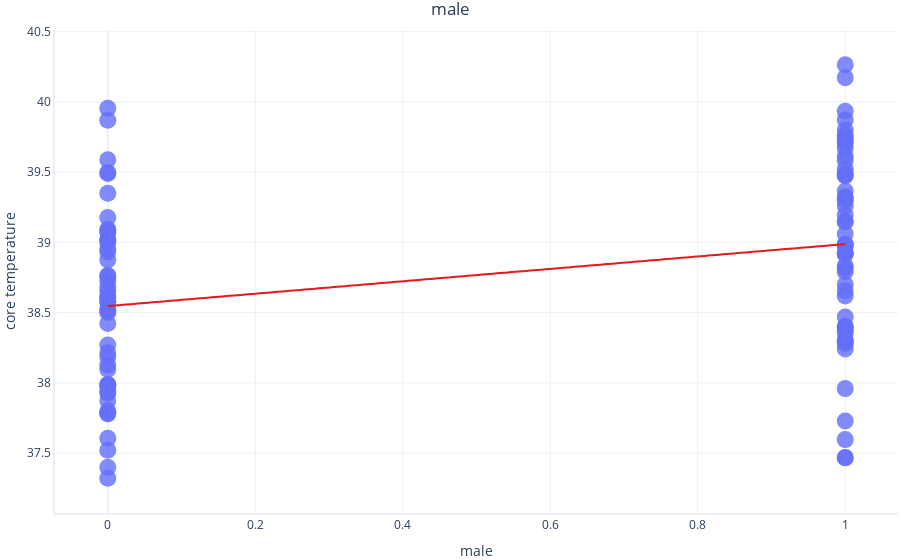
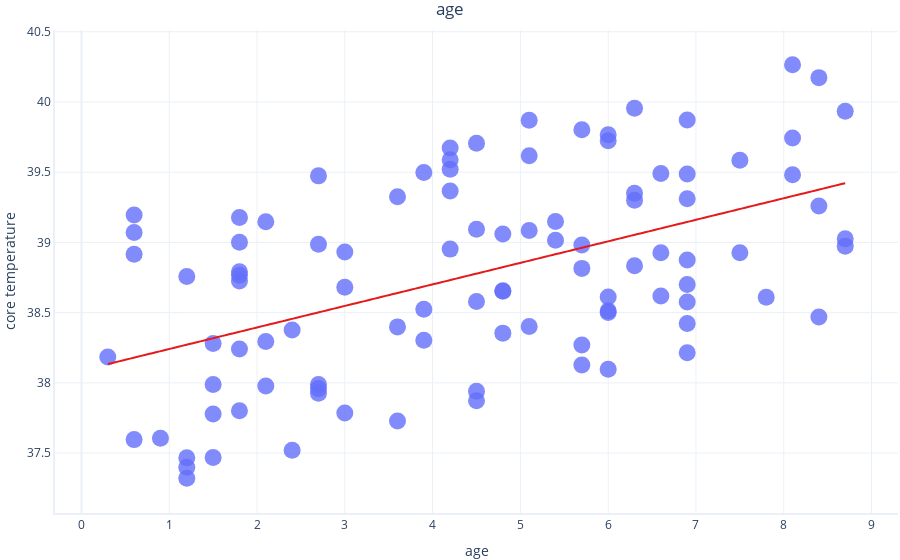
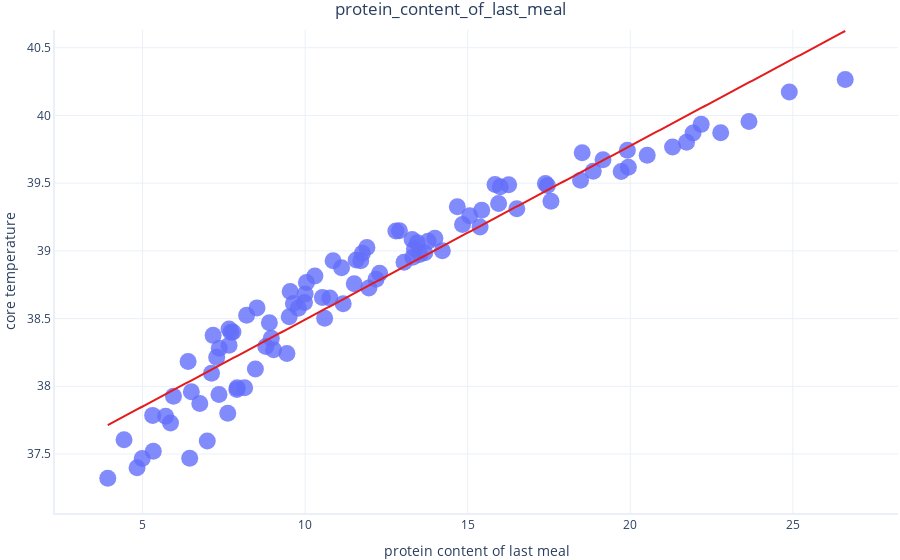
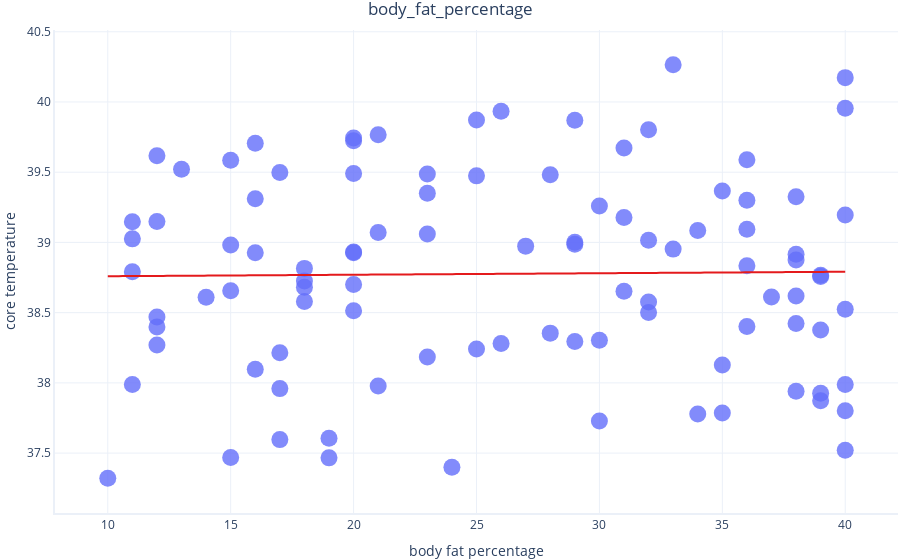

Write notebook code for charts like these, in order.
### Code cell
import statsmodels.formula.api as smf
import graphing

for feature in ["male", "age", "protein_content_of_last_meal", "body_fat_percentage"]:
    # Perform linear regression. This method takes care of
    # the entire fitting procedure for us.
    formula = "core_temperature ~ " + feature
    simple_model = smf.ols(formula = formula, data = dataset).fit()
    
    print(feature)
    print("R-sqaure:", simple_model.rsquared)
    
    graphing.scatter_2D(dataset, label_x=feature,
                                 label_y="core_temperature",
                                 title = feature,
                                 trendline = lambda x: simple_model.params[1]*x + simple_model.params[0],
                                 show=True)
